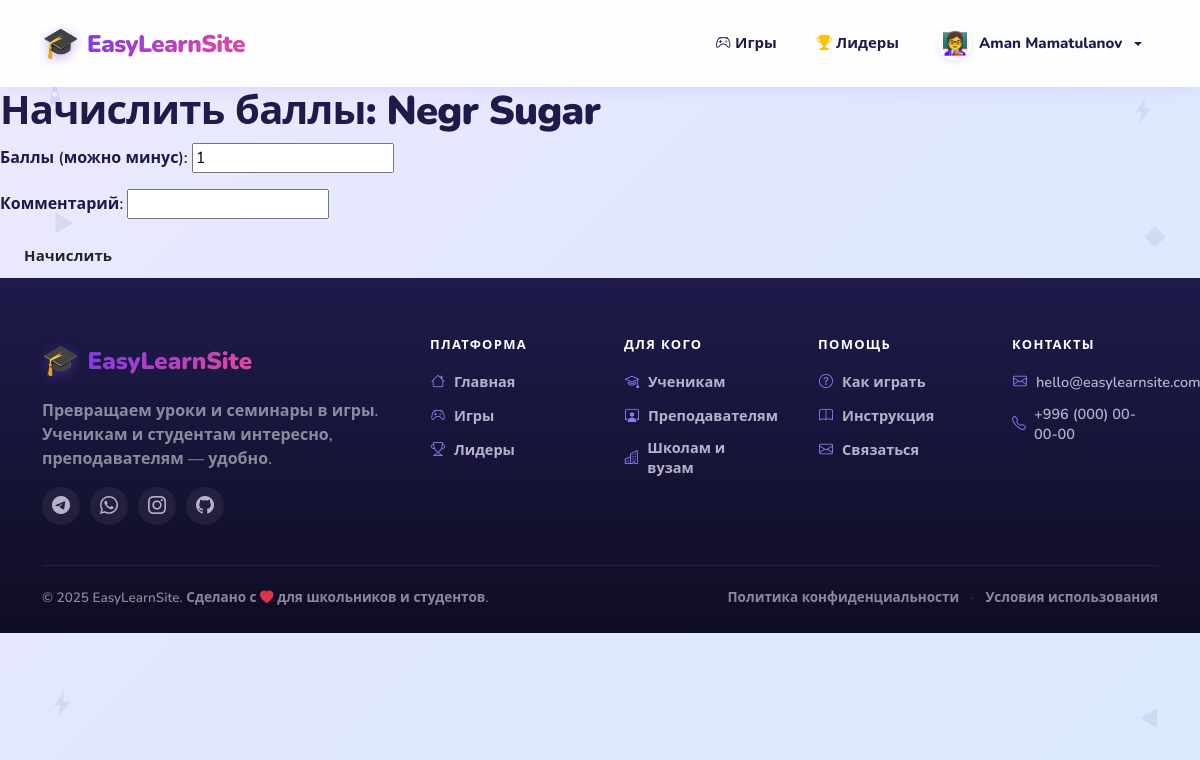
Page /scores/give/6/ (signed in) on the committed database.
### accounts/models.py (models this page shows, shortened)
class User(AbstractUser):
    ROLE_CHOICES = (
        ('teacher', 'Учитель'),
        ('student', 'Ученик'),
    )
    role = models.CharField('Роль', max_length=10, choices=ROLE_CHOICES)
    grade = models.PositiveSmallIntegerField('Класс (1-4)', null=True, blank=True)
    school_class = models.ForeignKey(
        'SchoolClass',
        null=True, blank=True,
        on_delete=models.SET_NULL,
        related_name='students',
        verbose_name='Школьный класс'
    )
    avatar_emoji = models.CharField(
        'Эмодзи-аватар', max_length=10, blank=True, default='🧑'
    )
    avatar = models.ImageField(
        'Своя аватарка', upload_to='avatars/', null=True, blank=True
    )
    def is_teacher(self):
        return self.role == 'teacher'

### scores/views.py (the view, shortened to what this page needs)
# urls.py: path('give/<int:student_id>/', views.give_points, name='give_points'),
@login_required
def give_points(request, student_id):
    if not request.user.is_teacher():
        messages.error(request, 'Только учитель может начислять баллы')
        return redirect('home')
    student = get_object_or_404(User, pk=student_id, role='student')
    if student.school_class is None or student.school_class.teacher_id != request.user.id:
        messages.error(request, 'Это не ваш ученик')
        return redirect('scores:leaderboard')
    return render(request, 'scores/give_points.html', {'student': student})

### templates/scores/give_points.html (shortened to what this page needs)
{% extends "base.html" %}
{% block content %}
<h1>Начислить баллы: {{ student.get_full_name|default:student.username }}</h1>
<form method="post">
    <p><label>Баллы (можно минус): <input type="number" name="points" value="1" required></label></p>
    <p><label>Комментарий: <input type="text" name="comment" maxlength="200"></label></p>
    <button class="btn" type="submit">Начислить</button>
</form>
{% endblock %}

### templates/base.html (shortened to what this page needs)
{% load static %}
<!DOCTYPE html>
<html lang="ru">
<head>
    <link href="https://cdn.jsdelivr.net/npm/bootstrap@5.3.3/dist/css/bootstrap.min.css" rel="stylesheet">
    <link href="https://cdn.jsdelivr.net/npm/bootstrap-icons@1.11.3/font/bootstrap-icons.css" rel="stylesheet">
    <link rel="stylesheet" href="{% static 'css/style.css' %}">
</head>
<body>
<div class="side-decor side-decor--left" aria-hidden="true">
    <svg class="d2" viewBox="0 0 40 40" xmlns="http://www.w3.org/2000/svg">
        <path d="M10 6 L34 20 L10 34 Z" fill="#c7cdea"/>
    </svg>
    <svg class="d3" viewBox="0 0 40 40" xmlns="http://www.w3.org/2000/svg">
        <path d="M20 3 L24.5 15 L38 15 L27 23.5 L31 36 L20 28 L9 36 L13 23.5 L2 15 L15.5 15 Z" fill="#c7cdea"/>
    </svg>
    <svg class="d4" viewBox="0 0 40 40" xmlns="http://www.w3.org/2000/svg">
        <circle cx="20" cy="20" r="16" fill="#c7cdea"/>
    </svg>
    <svg class="d5" viewBox="0 0 40 40" xmlns="http://www.w3.org/2000/svg">
        <path d="M20 4 L36 20 L20 36 L4 20 Z" fill="#c7cdea"/>
    </svg>
    <svg class="d6" viewBox="0 0 40 40" xmlns="http://www.w3.org/2000/svg">
        <path d="M22 3 L10 22 L18 22 L15 37 L30 17 L22 17 Z" fill="#c7cdea"/>
    </svg>
</div>
<div class="side-decor side-decor--right" aria-hidden="true">
    <svg class="d1" viewBox="0 0 40 40" xmlns="http://www.w3.org/2000/svg">
        <path d="M22 3 L10 22 L18 22 L15 37 L30 17 L22 17 Z" fill="#c7cdea"/>
    </svg>
    <svg class="d2" viewBox="0 0 40 40" xmlns="http://www.w3.org/2000/svg">
        <path d="M20 4 L36 20 L20 36 L4 20 Z" fill="#c7cdea"/>
    </svg>
    <svg class="d3" viewBox="0 0 40 40" xmlns="http://www.w3.org/2000/svg">
        <path d="M20 3 L24.5 15 L38 15 L27 23.5 L31 36 L20 28 L9 36 L13 23.5 L2 15 L15.5 15 Z" fill="#c7cdea"/>
    </svg>
    <svg class="d4" viewBox="0 0 40 40" xmlns="http://www.w3.org/2000/svg">
        <circle cx="20" cy="20" r="16" fill="#c7cdea"/>
    </svg>
    <svg class="d6" viewBox="0 0 40 40" xmlns="http://www.w3.org/2000/svg">
        <path d="M30 6 L6 20 L30 34 Z" fill="#c7cdea"/>
    </svg>
</div>
<nav class="navbar navbar-expand-lg navbar-light bg-white shadow-sm sticky-top">
    <div class="container">
        <a class="navbar-brand fw-bold d-flex align-items-center gap-2" href="/">
            <span class="brand-icon">🎓</span>
            <span class="brand-text">EasyLearnSite</span>
        </a>
        <div class="collapse navbar-collapse" id="mainNav">
            <ul class="navbar-nav ms-auto align-items-lg-center gap-lg-2">
                {% if user.is_authenticated %}
                    <li class="nav-item">
                        <a class="nav-link" href="{% url 'games:list' %}">
                            <i class="bi bi-controller"></i> Игры
                        </a>
                    </li>
                    <li class="nav-item">
                        <a class="nav-link" href="{% url 'scores:leaderboard' %}">
                            <i class="bi bi-trophy-fill text-warning"></i> Лидеры
                        </a>
                    </li>
                    <li class="nav-item dropdown">
                        <a class="nav-link dropdown-toggle d-flex align-items-center gap-2" href="#" role="button" data-bs-toggle="dropdown">
                            {% include 'includes/avatar.html' with user=user size=32 %}
                            <span>{{ user.get_full_name|default:user.username }}</span>
                        </a>
                    </li>
                {% endif %}
            </ul>
        </div>
    </div>
</nav>
<main>
    {% block content %}{% endblock %}
</main>
<footer class="site-footer">
    <div class="container">
        <div class="row g-5">
            <div class="col-lg-4">
                <div class="d-flex align-items-center gap-2 mb-3">
                    <span class="brand-icon">🎓</span>
                    <span class="brand-text text-white">EasyLearnSite</span>
                </div>
                <p class="text-white-50 mb-3">
                    Превращаем уроки и семинары в игры. Ученикам и студентам интересно,
                    преподавателям — удобно.
                </p>
                <div class="footer-socials">
                    <a href="#" title="Telegram"><i class="bi bi-telegram"></i></a>
                    <a href="#" title="WhatsApp"><i class="bi bi-whatsapp"></i></a>
                    <a href="#" title="Instagram"><i class="bi bi-instagram"></i></a>
                    <a href="#" title="GitHub"><i class="bi bi-github"></i></a>
                </div>
            </div>
            <div class="col-6 col-lg-2">
                <h6 class="footer-heading">Платформа</h6>
                <ul class="list-unstyled footer-links">
                    <li><a href="/"><i class="bi bi-house"></i> Главная</a></li>
                    <li><a href="{% url 'games:list' %}"><i class="bi bi-controller"></i> Игры</a></li>
                    <li><a href="{% url 'scores:leaderboard' %}"><i class="bi bi-trophy"></i> Лидеры</a></li>
                </ul>
            </div>
            <div class="col-6 col-lg-2">
                <h6 class="footer-heading">Для кого</h6>
                <ul class="list-unstyled footer-links">
                    <li><a href="{% url 'accounts:signup' %}?role=student"><i class="bi bi-mortarboard"></i> Ученикам</a></li>
                    <li><a href="{% url 'accounts:signup' %}?role=teacher"><i class="bi bi-person-workspace"></i> Преподавателям</a></li>
                    <li><a href="#"><i class="bi bi-buildings"></i> Школам и вузам</a></li>
                </ul>
            </div>
            <div class="col-6 col-lg-2">
                <h6 class="footer-heading">Помощь</h6>
                <ul class="list-unstyled footer-links">
                    <li><a href="#"><i class="bi bi-question-circle"></i> Как играть</a></li>
                    <li><a href="#"><i class="bi bi-book"></i> Инструкция</a></li>
                    <li><a href="#"><i class="bi bi-envelope"></i> Связаться</a></li>
                </ul>
            </div>
            <div class="col-6 col-lg-2">
                <h6 class="footer-heading">Контакты</h6>
                <ul class="list-unstyled footer-links">
                    <li>
                        <a href="mailto:hello@easylearnsite.com">
                            <i class="bi bi-envelope"></i> hello@easylearnsite.com
                        </a>
                    </li>
                    <li>
                        <a href="tel:+996000000000">
                            <i class="bi bi-telephone"></i> +996 (000) 00-00-00
                        </a>
                    </li>
                </ul>
            </div>
        </div>
        <hr class="footer-divider">
        <div class="footer-bottom">
            <div class="row align-items-center g-2">
                <div class="col-md-6 text-center text-md-start">
                    © 2025 EasyLearnSite. Сделано с
                    <i class="bi bi-heart-fill text-danger"></i>
                    для школьников и студентов.
                </div>
                <div class="col-md-6 text-center text-md-end">
                    <a href="#" class="footer-bottom-link">Политика конфиденциальности</a>
                    <span class="footer-dot">·</span>
                    <a href="#" class="footer-bottom-link">Условия использования</a>
                </div>
            </div>
        </div>
    </div>
</footer>
</body>
</html>

### templates/includes/avatar.html (shortened to what this page needs)
{% if user.avatar %}
    <img src="{{ user.avatar.url }}"
         alt="{{ user.username }}"
         class="{{ css_class|default:'' }}"
         style="width: {{ size|default:40 }}px;
                height: {{ size|default:40 }}px;
                border-radius: 50%;
                object-fit: cover;
                flex-shrink: 0;
                display: inline-block;
                vertical-align: middle;
                border: 2px solid #fff;
                box-shadow: 0 2px 8px -2px rgba(99,102,241,0.3);
                overflow: hidden;">
{% else %}
    <span class="{{ css_class|default:'' }}"
          style="display: inline-flex;
                 align-items: center;
                 justify-content: center;
                 width: {{ size|default:40 }}px;
                 height: {{ size|default:40 }}px;
                 font-size: {{ size|default:40|add:"-10" }}px;
                 line-height: 1;
                 border-radius: 50%;
                 background: linear-gradient(135deg, #eef2ff, #fce7f3);
                 flex-shrink: 0;
                 border: 2px solid #fff;
                 box-shadow: 0 2px 8px -2px rgba(99,102,241,0.3);">
        {{ user.avatar_emoji|default:"🧑" }}
    </span>
{% endif %}

### static/css/style.css (style rules this page uses)
:root { --brand: #7c3aed; --brand-2: #a855f7; --brand-3: #ec4899; --brand-dark: #5b21b6; --yellow: #fbbf24; --yellow-dark: #f59e0b; --green: #10b981; --green-dark: #059669; --red: #ef4444; --red-dark: #dc2626; --blue: #3b82f6; --blue-dark: #2563eb; --text: #1e1b4b; --text-muted: #64748b; --bg: #f5f3ff; --bg-gradient: linear-gradient(135deg, #ede9fe 0%, #e0e7ff 50%, #dbeafe 100%); --card-bg: #ffffff; --border-soft: #e5e7f5; --shadow-sm: 0 2px 6px rgba(30, 27, 75, 0.08); --shadow: 0 6px 20px rgba(124, 58, 237, 0.15); --shadow-lg: 0 12px 32px rgba(124, 58, 237, 0.25); }
* { box-sizing: border-box; }
body { font-family: 'Nunito', system-ui, -apple-system, sans-serif; color: var(--text); background: var(--bg-gradient); background-attachment: fixed; min-height: 100vh; overflow-x: hidden; -webkit-font-smoothing: antialiased; font-weight: 600; }
h1, h2, h3, h4, h5, .display-5 { font-weight: 900; letter-spacing: -0.02em; }
a { color: var(--brand); text-decoration: none; }
.navbar { padding: 16px 0; background: rgba(255, 255, 255, 0.95) !important; backdrop-filter: saturate(180%) blur(12px); box-shadow: 0 4px 20px -8px rgba(124, 58, 237, 0.2) !important; }
.navbar-brand { font-size: 24px; letter-spacing: -0.5px; }
.brand-icon { font-size: 30px; filter: drop-shadow(0 3px 6px rgba(124, 58, 237, 0.4)); }
.brand-text { background: linear-gradient(135deg, var(--brand) 0%, var(--brand-3) 100%); -webkit-background-clip: text; -webkit-text-fill-color: transparent; background-clip: text; font-weight: 900; font-size: 24px; }
.nav-link { font-weight: 800; color: var(--text) !important; padding: 10px 16px !important; border-radius: 12px; transition: all 0.15s; font-size: 15px; }
.container { position: relative; z-index: 1; }
.btn { font-weight: 800; padding: 11px 24px; border-radius: 14px; transition: all 0.15s ease; border: none; position: relative; font-size: 15px; letter-spacing: 0.01em; display: inline-flex; align-items: center; justify-content: center; gap: 8px; cursor: pointer; text-decoration: none; line-height: 1.4; }
.site-footer { background: linear-gradient(180deg, #1e1b4b 0%, #0f0d24 100%); color: #c5c9d6; padding: 60px 0 25px; margin-top: 0; }
.footer-heading { color: #ffffff; font-size: 13px; font-weight: 800; text-transform: uppercase; letter-spacing: 0.1em; margin-bottom: 16px; }
.footer-links li { margin-bottom: 10px; }
.footer-links a { color: #b5b2c9; text-decoration: none; font-size: 14.5px; transition: color 0.15s, transform 0.15s; display: inline-flex; align-items: center; gap: 8px; font-weight: 600; line-height: 1.4; }
.footer-links i { font-size: 14px; width: 16px; text-align: center; color: #8b7bf0; }
.footer-socials { display: flex; gap: 10px; margin-top: 8px; }
.footer-socials a { display: inline-flex; align-items: center; justify-content: center; width: 38px; height: 38px; border-radius: 50%; background: rgba(255, 255, 255, 0.06); color: #b5b2c9; font-size: 18px; transition: all 0.15s; text-decoration: none; }
.footer-divider { border-color: rgba(255, 255, 255, 0.08); opacity: 1; margin: 40px 0 22px; }
.footer-bottom { color: #8a87a0; font-size: 13.5px; font-weight: 600; }
.footer-bottom-link { color: #8a87a0; text-decoration: none; transition: color 0.15s; font-weight: 600; }
.footer-dot { margin: 0 8px; color: #45415e; }

### rows in the picture
User: avatar_emoji "👩‍🏫", get_full_name "Aman Mamatulanov"
User: get_full_name "Negr Sugar"
